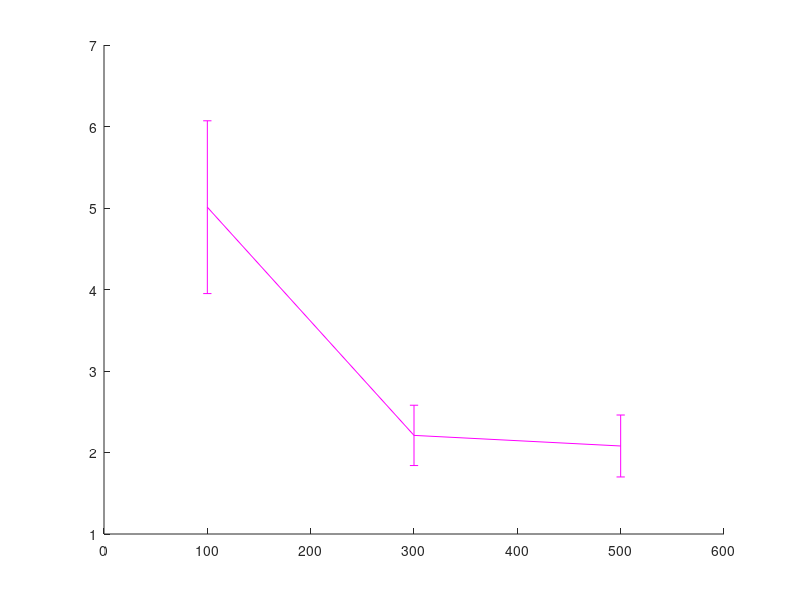

The MATLAB script that drew this image: (Note: this script raises an error after producing the figure.)
axisN=10*[10 30 50];

svl=[5.01 2.21 2.08];
cov1=[1.06 0.37 0.38];
sv2=[3.27 2.01 1.66];
cov2=[0.35 0.20 0.17];
sv3=[3.26 2.25 1.77];
cov6=[0.25 0.18 0.06];
svm_2k=[3.19 2.31 1.93];
cov4=[0.20 0.38 0.14];
mvmed=[3.19 1.95 1.64];
cov3=[0.26 0.09 0.06];


clf
errorbar(axisN,svl,cov1,'m-','LineWidth',1.5);
hold on
errorbar(axisN,sv2,cov2,'b-v','LineWidth',1.5);
hold on
errorbar(axisN,sv3,cov6, 'g-<','LineWidth',1.5);
hold on
errorbar(axisN,svm_2k,cov4,'k-*','LineWidth',1.5) 
hold on
errorbar(axisN,mvmed,cov3,'r-o','LineWidth',1.5);
% hold on
% errorbar(axisN,medmk,cov5,'b-s');
 

h=gca;
set(h,'FontSize',16);
xlabel('Training Set Size');
ylabel('RMSE');
legend('sGPR','MTGP','COGP','VGPDS','VDM-GPDS');
print -depsc 4.eps
%%

